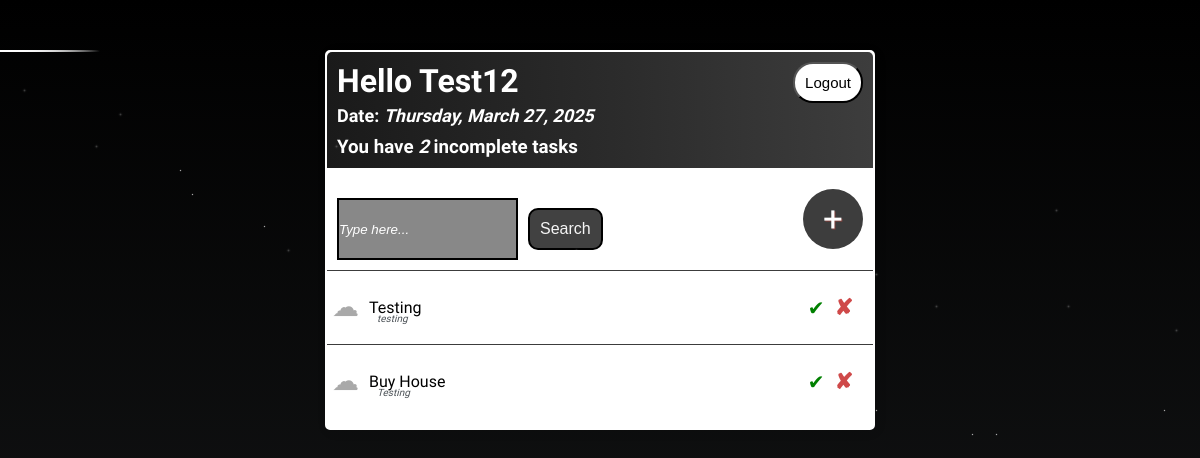
Screenshot of / (signed in) with the database file from the repository.
### base/models.py (models this page shows)
class Task(models.Model):
    user = models.ForeignKey(User, on_delete=models.CASCADE, null=True, blank=True)
    title = models.CharField(max_length=200) # The title of the task, limited to 200 characters.
    description = models.TextField(null=True, blank=True) # A text field for the task's description
    complete = models.BooleanField(default=False) # A boolean field to track whether the task is complete or not
    created = models.DateTimeField(auto_now_add=True) # Automatically sets the timestamp when the task is created.
    def __str__(self):
        return self.title
    class Meta:
        ordering = ['complete'] # Orders tasks by their completion status

### base/views.py (the view)
# urls.py: path('', TaskList.as_view(), name= 'tasks'), #task list page
class TaskList(LoginRequiredMixin, ListView):
    model = Task
    context_object_name = 'tasks'
    def get_context_data(self, **kwargs):
        context = super().get_context_data(**kwargs)
        context['tasks']= context['tasks'].filter(user=self.request.user)  # Filters tasks to only show those belonging to the current user
        context['count']= context['tasks'].filter(complete=False).count() # Counts tasks that are not marked as complete
        search_input = self.request.GET.get('search-area') or ''  #Retrieves the search input from the search bar
        if search_input:
            context['tasks'] = context['tasks'].filter(title__startswith=search_input)  #Filters the task list to match the search input
        context['search_input'] = search_input
        return context

### base/templates/base/task_list.html (shortened to what this page needs)
{% extends 'base/main.html' %}
{% block content %}
{% load static %}
{% load tz %}
<div class="header-bar">
    <div>
        <h1>Hello {{request.user|title}}</h1>
        <h3 id="current-date" style="margin:0">Date: <i>{% now "l, F j, Y" %}</i></h3>
        <h3 style="margin:0">You have <i>{{count}}</i> incomplete task{{ count|pluralize:"s" }}</h3>
    </div>
    {% if request.user.is_authenticated %}
        <form method="post" action="{% url 'logout' %}">
            <button type="submit" id="logout-button">Logout</button>
        </form>
    {% else %}
    <a href="{% url 'login' %}">Login</a>
    {% endif %}
</div>
<div id="search-add-wrapper">
    <form method="GET" style="margin-top:20px;display:flex;">
        <input type="texts" name='search-area' value="{{search_input}}" id="search-bar" placeholder="Type here...">
        <input class="button" type ="submit" value="Search" id="submit-button">
    </form>
    <a id="add-link" href="{% url 'task-create' %}">&#x2b;</a>
</div>
<div class="task-items-wrapper">
    {% for task in tasks %}
        <div class="task-wrapper">
            <div class="task-content">
                <div class="task-title">
                    {% if task.complete %}
                        <div class="task-complete-icon">&#9729;</div>
                        <i><s><a href="{% url 'task-update' task.id %}">{{ task }}</a></s></i>
                    {% else %}
                        <div class="task-incomplete-icon">&#9729;</div>
                        <a href="{% url 'task-update' task.id %}">{{ task }}</a>
                    {% endif %}
                </div>
                <div class="task-description">
                    <p><i>{{ task.description|slice:":40" }}{% if task.description|length > 40 %}...{% endif %}</i></p>
                </div>
            </div>
           <div class="task-actions">
                <form method="POST" action="{% url 'task-complete' task.id %}">
                    <button type="submit" class="tick-button {% if task.complete %}completed{% endif %}" >
                        {% if task.complete %}
                            &#8634;
                        {% else %}
                            &#10004;
                        {% endif %}
                    </button>
                </form>
                <a class="delete-link" href="{% url 'task-delete' task.id %}">&#x2718;</a>
            </div>
        </div>
    {% endfor %}
</div>
{% endblock content %}

### base/templates/base/main.html (style rules this page uses)
body { background-color: #000000; font-family: "Quantico", sans-serif; padding-top: 50px; margin: 0; }
h1, h2, h3, h4, h5, h6 { font-family: "Quantico", sans-serif; }
a, p { color: #4b5156 }
.header-bar { display:flex; justify-content: space-between; color: #fff ; padding: 10px; border-radius: 5px 5px 0 0; background: linear-gradient(90deg, #1a1a1a, #2c2c2c 55%, #3d3d3d ); }
#current-date { padding-top: 5px; font-size: 18px; padding-bottom: 10px; }
.task-wrapper { display: flex; align-items: centre; justify-content: space-between; padding: 20px; background-color: #fff; border-top: 1px solid rgb(226,226,226); background: transparent; border-top: 1px solid rgb(60,60,60); }
.task-content { display: flex; flex-direction: column; }
.task-title { display: flex; align-items: center; }
.task-title a { text-decoration: none; color: #000; margin-left: 10px; transition: transform 0.2s ease-in-out; }
.task-incomplete-icon { font-size: 27px; color: rgb(169, 169, 169); margin-left: -15px; }
.task-description { font-size: 10px; color: #888; margin-left: 30px; margin-top: -10px; }
.delete-link { text-decoration: none; font-weight: 900; color: #cf4949; font-size: 22px; line-height: 0; transition: transform 0.2s ease-in-out; }
#search-add-wrapper { display: flex; justify-content: space-between; align-items: center; padding: 10px; }
#add-link { color: #Eb796F; text-decoration: none; font-size: 42px; text-shadow: 1px 1px #81413b; }
.button { border: 2px solid #000000; background-color: #FAFAFA; color: #000000; padding: 10px; font-size: 14px; border-radius: 10px; cursor: pointer; text-decoration: none; margin-left: 10px; margin-top: 10px; transition: transform 0.2s ease-in-out; }
#logout-button { background-color: #fff; color: black; border-radius: 20px; font-size: 15px; padding: 10px 10px; }
#add-link { display: flex; justify-content: center; align-items: center; font-size: 35px; background-color: #3d3d3d; color: #fff; width: 60px; height: 60px; border-radius: 50%; transition: background-color 0.3s, color 0.3s; text-decoration: none; transition: transform 0.2s ease-in-out; }
#submit-button { background-color: rgb(65, 65, 65); color: whitesmoke; font-size: 16px; transition: transform 0.2s ease-in-out; margin-bottom: 10px; }
#search-bar { background-color: #888; border: 2px solid #000; }
#search-bar::placeholder { color: white; font-style: italic; }
.tick-button { background: none; border: none; color: green; cursor: pointer; font-size: 20px; margin-left: 0px; }
.task-actions { display: flex; align-items: center; gap: 10px; }
* { margin: 0; padding: 0; box-sizing: border-box; }
body { min-height: 100vh; background: linear-gradient(to bottom, #000000, #111213 70%, #27282b); overflow: hidden; }

### rows the page displays
Task: title "Testing", description "testing"
Task: title "Buy House", description "Testing"

### other values shown
{{ request.user|title }} "Test12"
{{ count }} "2"
